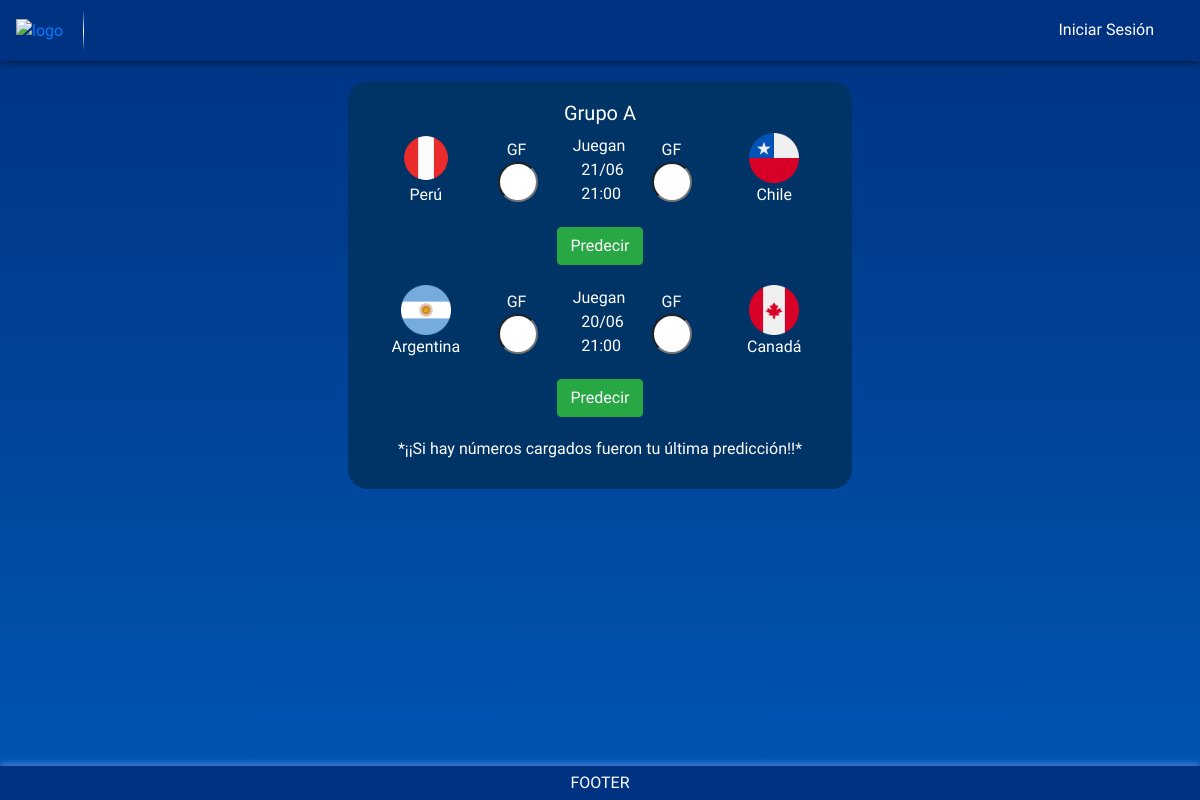
Page /main/prediccion.php?idPais=1 on the earlier database version.
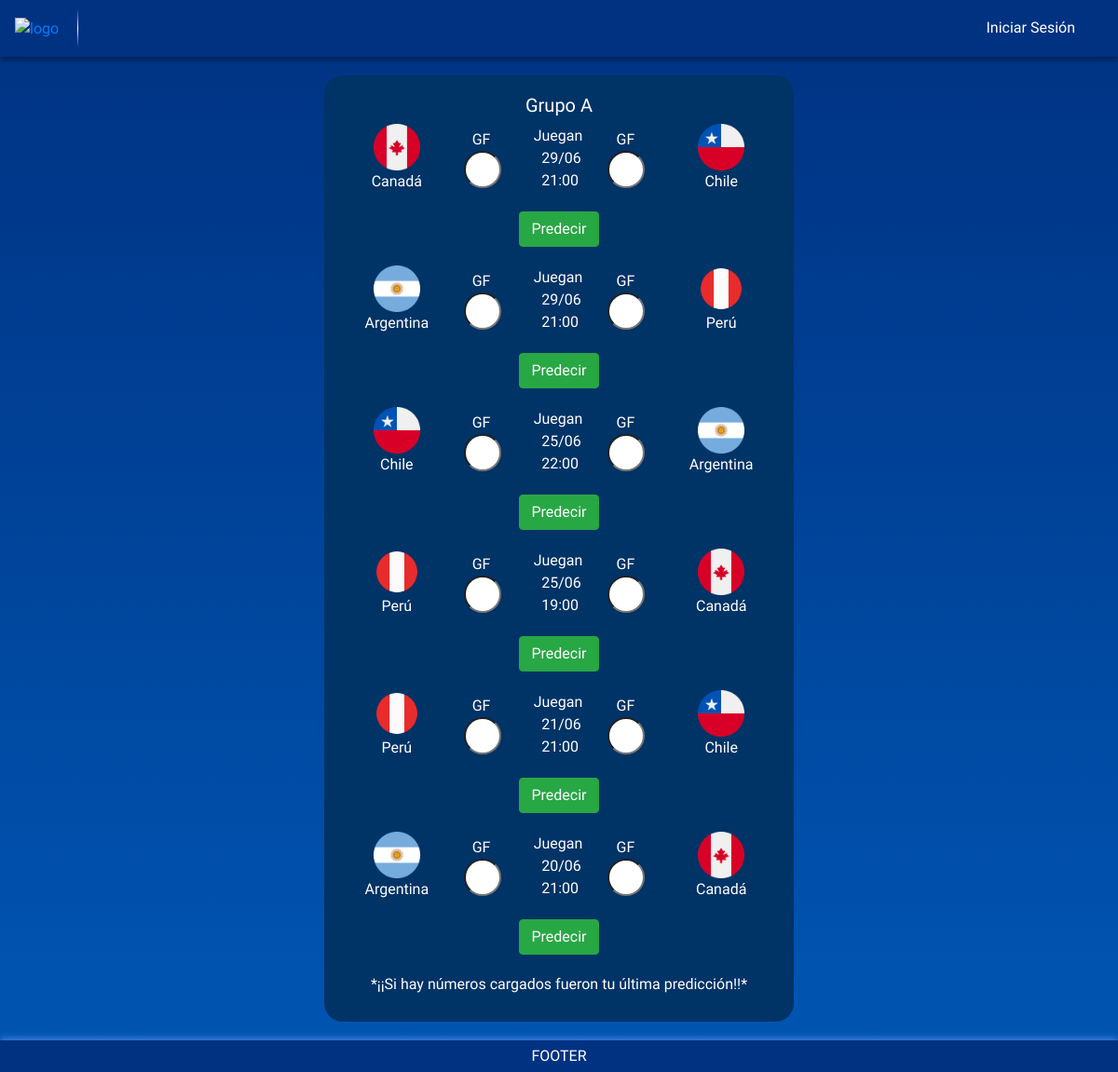
Same page on the later database version.
### tables this page shows
CREATE TABLE IF NOT EXISTS `partidos` (
  `idPartido` int NOT NULL AUTO_INCREMENT,
  `fkPais1` int NOT NULL,
  `fkPais2` int NOT NULL,
  `p1GF` int NOT NULL,
  `p2GF` int NOT NULL,
  `fechaHora` datetime NOT NULL,
  `estado` int NOT NULL,
  PRIMARY KEY (`idPartido`),
  KEY `fkPais2` (`fkPais2`),
  KEY `fkPais1` (`fkPais1`)
);

CREATE TABLE IF NOT EXISTS `paises` (
  `idPais` int NOT NULL AUTO_INCREMENT,
  `nombrePais` varchar(50) NOT NULL,
  `bandera` varchar(500) NOT NULL,
  `PJ` int NOT NULL,
  `G` int NOT NULL,
  `E` int NOT NULL,
  `P` int NOT NULL,
  `GF` int NOT NULL,
  `GC` int NOT NULL,
  `DG` int NOT NULL,
  `pts` int NOT NULL,
  `grupo` varchar(20) NOT NULL,
  `estado` int DEFAULT '1',
  PRIMARY KEY (`idPais`)
);

### modulos/traerPartidos.php (called while the page is built, shortened)
<?php
include ('conexion.php');
if (isset($_SESSION['dni'])) {
    $estaLogueado = true;
    $dniUsuario = $_SESSION['dni'];
    if($_SESSION['dni'] == "46736648"){
        $admin = true;
    } else {
        $admin = false;
    }
} else {
    $dniUsuario = null;
}
$mainPais = $_GET['idPais'];
$grupos = [
    1 => [1, 2, 3, 4],
    2 => [5, 6, 7, 8],
    3 => [9, 10, 11, 12],
    4 => [13, 14, 15, 16]
];
foreach ($grupos as $grupoId => $paises) {
    if (in_array($mainPais, $paises)) {
        $sql = "
            SELECT
                p.idPartido,
                p.fkPais1,
                p.fkPais2,
                p.p1GF,
                p.p2GF,
                p.fechaHora,
                p.estado,
                pais1.nombrePais AS nombrePais1,
                pais1.bandera AS bandera1,
                pais1.grupo AS grupo1,
                pais2.nombrePais AS nombrePais2,
                pais2.bandera AS bandera2,
                pais2.grupo AS grupo2,
                pred.GF1,
                pred.GF2,
                pred.dni
            FROM
                partidos p
            JOIN
                paises pais1 ON p.fkPais1 = pais1.idPais
            JOIN
                paises pais2 ON p.fkPais2 = pais2.idPais
            LEFT JOIN
                (SELECT fkPartido, dni, GF1, GF2 FROM predicciones WHERE dni = '$dniUsuario') pred
                ON p.idPartido = pred.fkPartido
            WHERE
                p.fkPais1 IN (" . implode(',', $paises) . ")
                OR p.fkPais2 IN (" . implode(',', $paises) . ")
            ORDER BY
                p.idPartido DESC
        ";
        $result = $conexion->query($sql);
        break;
    }
}
$partidos = array();
?>

### main/prediccion.php (the view, shortened to what this page needs)
<!DOCTYPE html>
<html lang="en">
<head>
    <link href="https://cdn.jsdelivr.net/npm/sweetalert2@11/dist/sweetalert2.min.css" rel="stylesheet">
    <link href="https://maxcdn.bootstrapcdn.com/bootstrap/4.5.2/css/bootstrap.min.css" rel="stylesheet">
    <link rel="stylesheet" href="../css/prediccion.css">
</head>
<body>
    <div class="header d-flex justify-content-between">
        <div class="logo-container"><a href="../index.php" class="nav-item nav-link"><img src="../imagenes/logo-copa-america.png" alt="logo"></a></div>
        <div class="nav-links d-flex flex-column flex-sm-row align-items-center">
            <div class="nav-item">
                <a href="logIn.php" id="login-link" class="nav-link">Iniciar Sesión</a>
            </div>
        </div>
    </div>
    <div class="container d-flex justify-content-center">
    <div class="row">
        <div class="group-container">
            <center><h5>Grupo A</h5></center>
            <?php
                include('../modulos/traerPartidos.php');
                foreach ($partidos as $partido) {
                    echo '
                        <div class="match-container">
                            <div class="match">
                                <div class="team col-md-3">
                                    <img src="' . $partido['bandera1'] . '" alt="">
                                    <span>' . $partido['nombrePais1'] . '</span>
                                </div>
                                <div class="col-md-1 d-flex flex-column align-items-center justify-content-center">
                                    <span style="padding-right: 12px;">GF</span>
                                    <input type="number" class="score-input gf1"';
                                    if ($partido['dni'] === $dniUsuario) {
                                        echo ' value="' . $partido['GF1'] . '"';
                                    }
                                echo '>
                                </div>
                                <div class="col-md-2 d-flex flex-column align-items-center">
                                    <span style="padding-right: 2px;">Juegan</span>
                                    <span style="padding-left: 5px;">' . $partido['fechaHora'] . '</span>
                                </div>
                                <div class="col-md-1 d-flex flex-column align-items-center justify-content-center">
                                    <span style="padding-right: 12px">GF</span>
                                    <input type="number" class="score-input gf2"';
                                    if ($partido['dni'] === $dniUsuario) {
                                        echo ' value="' . $partido['GF2'] . '"';
                                    }
                                echo '>
                                </div>
                                <div class="team col-md-3">
                                    <img src="' . $partido['bandera2'] . '" alt="">
                                    <span>' . $partido['nombrePais2'] . '</span>
                                </div>
                            </div>
                            <div class="d-flex justify-content-center">
                                <button type="button" class="btn btn-success predict-btn" data-partido="'. $partido['idPartido'] .'">Predecir</button>
                            </div>
                        </div>
                    ';
                }
            ?>
            <label class="d-flex justify-content-center">*¡¡Si hay números cargados fueron tu última predicción!!*</label>
        </div>
    </div>
</div>
    <div class="footer">
        <span>FOOTER</span>
    </div>
</body>
</html>

### css/prediccion.css (style rules this page uses)
body { background: linear-gradient(to bottom, #003282, #0056b3); font-family: 'Gabarito', sans-serif; min-height: 100vh; display: flex; flex-direction: column; }
.header, .footer { background-color: #003282; color: white; text-align: center; padding: 10px 0; position: relative; }
.header { margin-bottom: 20px; box-shadow: 0 4px 6px -1px rgba(0, 0, 0, 0.4); }
.footer { box-shadow: 0 -4px 6px -1px rgba(100, 149, 237, 0.6); padding: 5px 0; margin-top: auto; }
.logo-container { position: relative; display: flex; align-items: center; }
.logo-container::after { content: ''; display: block; width: 1px; height: 100%; background: linear-gradient(to bottom, rgba(255, 255, 255, 0) 0%, rgba(255, 255, 255, 1) 50%, rgba(255, 255, 255, 0) 100%); position: absolute; right: -5px; top: 0; }
.group-container { background-color: #003366; color: white; padding: 20px; border-radius: 20px; margin-bottom: 20px; max-width: 600px; width: 100%; }
.match { display: flex; justify-content: space-between; align-items: center; margin-bottom: 20px; }
.team { display: flex; align-items: center; justify-content: center; flex-direction: column; }
.team img { display: block; max-width: 100%; }
.team span { display: block; text-align: center; }
.score-input { width: 40px; height: 40px; margin-right: 10px; border-radius: 50%; text-align: center; }
.nav-item a { color: white; }
.nav-links { display: flex; align-items: center; flex-direction: row; }
.nav-item { margin-right: 10px; }
.nav-item:last-child { margin-right: 0; }
.btn-success { margin-bottom: 20px; }
@media (min-width: 768px) { .match { display: flex; } }
@media (min-width: 768px) { .match .team, .match .col-md-1, .match .col-md-2 { flex: 1; } }
@media (min-width: 768px) { .match .team img { width: 100%; max-width: 50px; } }

Differences in the rows shown:
added partidos: fkPais1.bandera (picture), fkPais1.nombrePais "Canadá", fechaHora "29/06 21:00", fkPais2.bandera (picture), fkPais2.nombrePais "Chile"
added partidos: fkPais1.nombrePais "Argentina", fechaHora "29/06 21:00", fkPais2.bandera (picture), fkPais2.nombrePais "Perú"
added partidos: fkPais1.bandera (picture), fkPais1.nombrePais "Chile", fechaHora "25/06 22:00", shows a picture, fkPais2.nombrePais "Argentina"
added partidos: fkPais1.bandera (picture), fkPais1.nombrePais "Perú", fechaHora "25/06 19:00", fkPais2.bandera (picture), fkPais2.nombrePais "Canadá"
